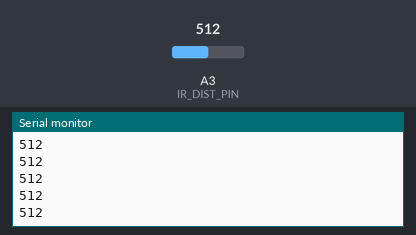
A sketch run on a simulated Arduino Uno, built with avr-gcc and run on an emulated ATmega328P. Shown: the last lines printed to the serial monitor. The test bench sets the inputs (shaded band); at power-on: A3 (IR_DIST_PIN) = 512.

Above: at 1.2 s.
1.3 s: A3 (IR_DIST_PIN) set to 716
At 1.41 s:
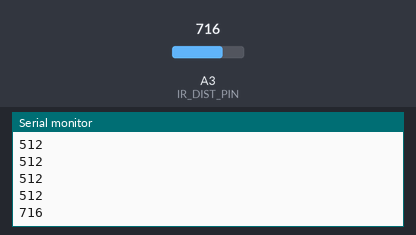
2.8 s: A3 (IR_DIST_PIN) set to 900
At 2.81 s:
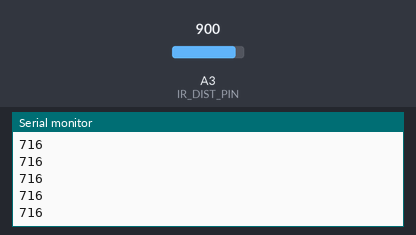
Timing chart, 0 to 5.8 s (numbered marks = the images above; inputs shaded):
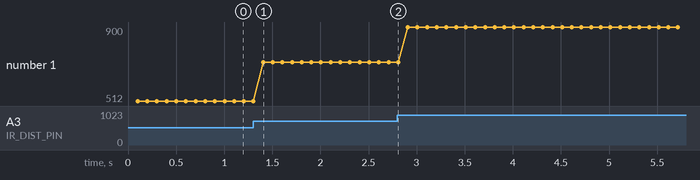

Measured:
- after the input at 1.3 s, the serial monitor: prints a new line after 0.10 s (image 1)
- plotted number 1: 512 → 716 after the input at 1.3 s, 716 → 900 after the input at 2.8 s

The sketch:

test_IR.ino
```cpp
/* --- Libraries --- */

/* --- Serial / Commands --- */
const int BAUD = 9600;

/* --- I/O Pins --- */
const int IR_DIST_PIN = A3;

/* --- Setup --- */
void setup() {
  Serial.begin(BAUD);
  pinMode(IR_DIST_PIN, INPUT);
}

/* --- Loop --- */
void loop() {
  int dist = analogRead(IR_DIST_PIN);
  delay(100);
  Serial.println(dist);
}
```
